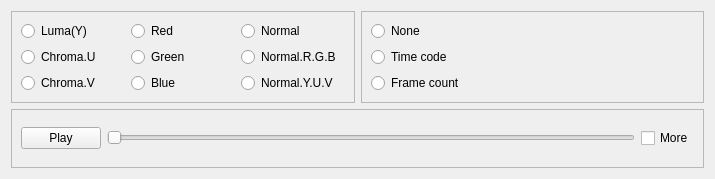
<?xml version="1.0" encoding="UTF-8"?>
<ui version="4.0">
 <class>player</class>
 <widget class="QWidget" name="player">
  <property name="geometry">
   <rect>
    <x>0</x>
    <y>0</y>
    <width>715</width>
    <height>179</height>
   </rect>
  </property>
  <property name="windowTitle">
   <string>Form</string>
  </property>
  <layout class="QGridLayout" name="gridLayout_4">
   <item row="0" column="0">
    <layout class="QVBoxLayout" name="verticalLayout_2">
     <item>
      <layout class="QHBoxLayout" name="horizontalLayout_2">
       <item>
        <widget class="QFrame" name="video_mode_frame">
         <property name="frameShape">
          <enum>QFrame::StyledPanel</enum>
         </property>
         <property name="frameShadow">
          <enum>QFrame::Raised</enum>
         </property>
         <layout class="QGridLayout" name="gridLayout_5">
          <item row="0" column="0">
           <layout class="QGridLayout" name="gridLayout">
            <item row="0" column="0">
             <widget class="QRadioButton" name="luma_radio">
              <property name="text">
               <string>Luma(Y)</string>
              </property>
             </widget>
            </item>
            <item row="0" column="1">
             <widget class="QRadioButton" name="red_radio">
              <property name="text">
               <string>Red</string>
              </property>
             </widget>
            </item>
            <item row="0" column="2">
             <widget class="QRadioButton" name="norm_radio">
              <property name="text">
               <string>Normal</string>
              </property>
             </widget>
            </item>
            <item row="1" column="0">
             <widget class="QRadioButton" name="chru_radio">
              <property name="text">
               <string>Chroma.U</string>
              </property>
             </widget>
            </item>
            <item row="1" column="1">
             <widget class="QRadioButton" name="green_radio">
              <property name="text">
               <string>Green</string>
              </property>
             </widget>
            </item>
            <item row="1" column="2">
             <widget class="QRadioButton" name="nrgb_radio">
              <property name="text">
               <string>Normal.R.G.B</string>
              </property>
             </widget>
            </item>
            <item row="2" column="0">
             <widget class="QRadioButton" name="chrv_radio">
              <property name="text">
               <string>Chroma.V</string>
              </property>
             </widget>
            </item>
            <item row="2" column="1">
             <widget class="QRadioButton" name="blue_radio">
              <property name="text">
               <string>Blue</string>
              </property>
             </widget>
            </item>
            <item row="2" column="2">
             <widget class="QRadioButton" name="nyuv_radio">
              <property name="text">
               <string>Normal.Y.U.V</string>
              </property>
             </widget>
            </item>
           </layout>
          </item>
         </layout>
        </widget>
       </item>
       <item>
        <widget class="QFrame" name="text_frame">
         <property name="frameShape">
          <enum>QFrame::StyledPanel</enum>
         </property>
         <property name="frameShadow">
          <enum>QFrame::Raised</enum>
         </property>
         <layout class="QGridLayout" name="gridLayout_3">
          <item row="0" column="0">
           <layout class="QVBoxLayout" name="verticalLayout">
            <item>
             <widget class="QRadioButton" name="no_text_radio">
              <property name="text">
               <string>None</string>
              </property>
             </widget>
            </item>
            <item>
             <widget class="QRadioButton" name="time_code_radio">
              <property name="text">
               <string>Time code</string>
              </property>
             </widget>
            </item>
            <item>
             <widget class="QRadioButton" name="frame_count_radio">
              <property name="text">
               <string>Frame count</string>
              </property>
             </widget>
            </item>
           </layout>
          </item>
         </layout>
        </widget>
       </item>
      </layout>
     </item>
     <item>
      <widget class="QFrame" name="frame_2">
       <property name="frameShape">
        <enum>QFrame::StyledPanel</enum>
       </property>
       <property name="frameShadow">
        <enum>QFrame::Raised</enum>
       </property>
       <layout class="QGridLayout" name="gridLayout_2">
        <item row="0" column="0">
         <layout class="QHBoxLayout" name="horizontalLayout">
          <item>
           <widget class="QPushButton" name="button">
            <property name="text">
             <string>Play</string>
            </property>
           </widget>
          </item>
          <item>
           <widget class="QSlider" name="slider">
            <property name="orientation">
             <enum>Qt::Horizontal</enum>
            </property>
           </widget>
          </item>
          <item>
           <widget class="QCheckBox" name="more_chk_box">
            <property name="text">
             <string>More</string>
            </property>
           </widget>
          </item>
         </layout>
        </item>
       </layout>
      </widget>
     </item>
    </layout>
   </item>
  </layout>
  <zorder>layoutWidget</zorder>
  <zorder>video_mode_frame</zorder>
  <zorder>frame_2</zorder>
  <zorder>text_frame</zorder>
  <zorder>horizontalSpacer</zorder>
 </widget>
 <resources/>
 <connections/>
</ui>
